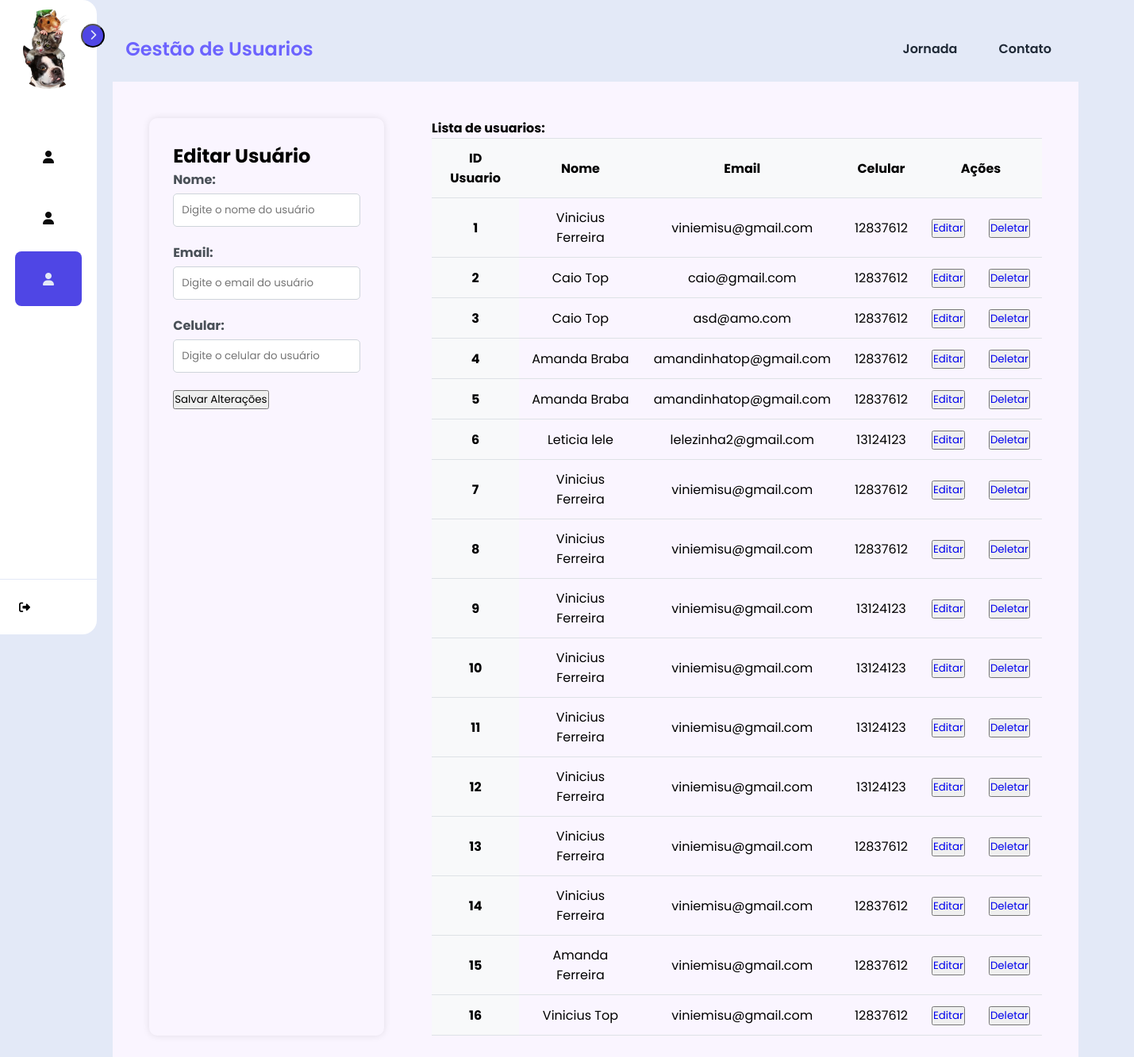
Page /list on the earlier database version.
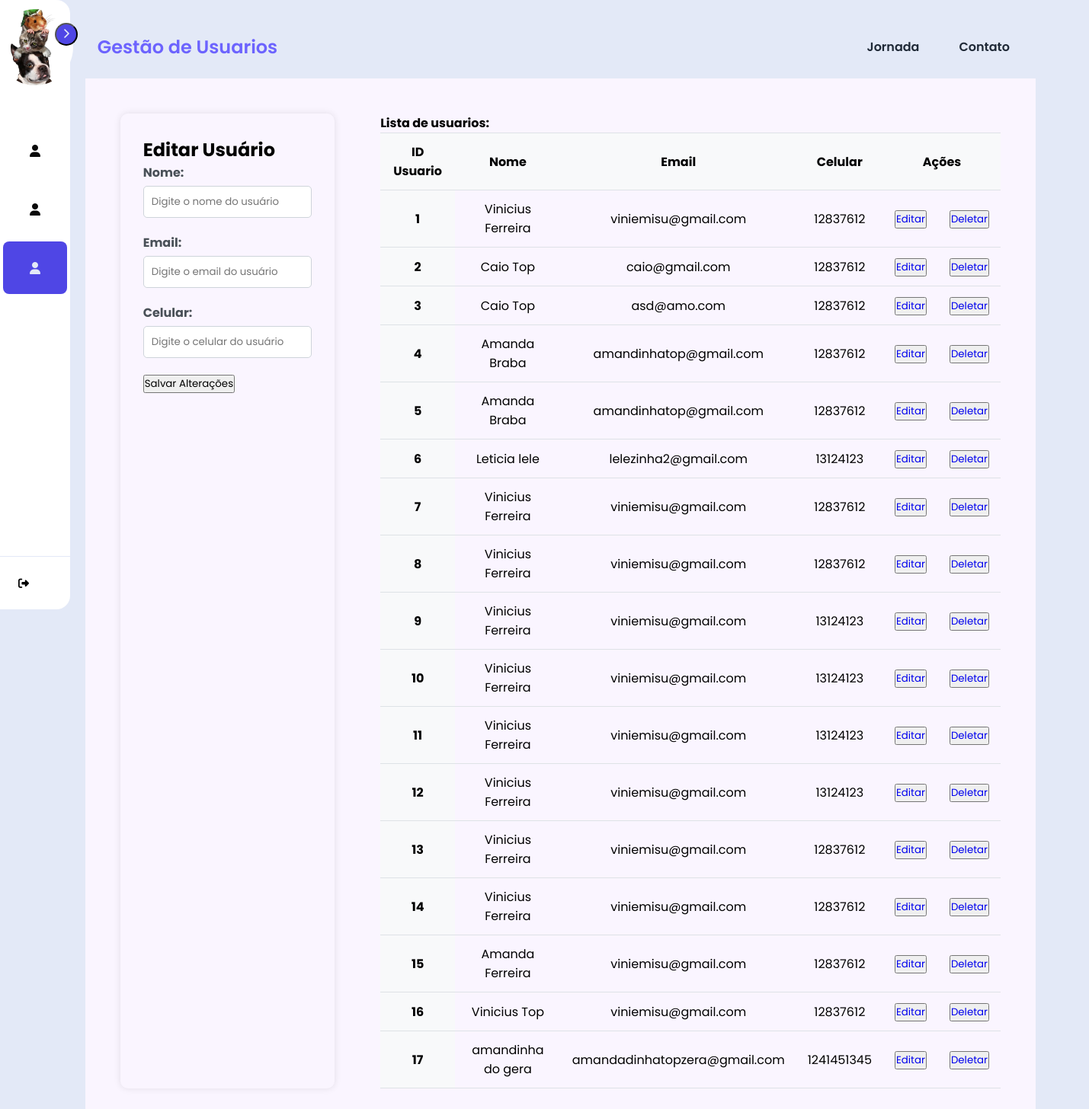
Same page on the later database version.
### database/models/usuario.py (models this page shows)
class User(Model):
    NOME = CharField()
    EMAIL = CharField(unique=True)
    CELULAR = CharField()
    SENHA = CharField()
    class Meta:
        database = db

### routes/landing.py (the view)
@landing_route.route('/list')
def list_page():
    lista_usuarios = User.select()
    return render_template('listpage.html', lista_usuarios=lista_usuarios)

### templates/listpage.html (shortened to what the changed rows need)
<!DOCTYPE html>
<html lang="pt-br">
<head>
    <link rel="stylesheet" href="{{ url_for('static', filename='listpage/css/style.css')}}">
    <link rel="stylesheet" href="https://cdnjs.cloudflare.com/ajax/libs/font-awesome/6.5.1/css/all.min.css"
 i
 />
</head>
<body>
    <main>
        <section class="section">
            <div class="section__container">
                <div class="content">
                    <div class="container">
                        <h2>Editar Usuário</h2>
                    </div>
                    <div class="tabela">
                        <table class="table table-hover">
                            <thead>
                                <tr>
                                    <th scope="col">ID Usuario</th>
                                    <th scope="col">Nome</th>
                                    <th scope="col">Email</th>
                                    <th scope="col">Celular</th>
                                    <th scope="col" colspan="2">Ações</th>
                                </tr>
                            </thead>
                            <tbody>
                                {% for usuario in lista_usuarios %}
                                <tr>
                                    <th scope="row">{{ usuario.id }}</th>
                                    <td>{{ usuario.NOME }}</td>
                                    <td>{{ usuario.EMAIL }}</td>
                                    <td>{{ usuario.CELULAR }}</td>
                                    <td>
                                        <button>
                                            <a href="{{ url_for('landing.edit_user', user_id=usuario.id) }}">Editar</a>
                                        </button>
                                    </td>
                                    <td>
                                        <button>
                                            <a
                                                href="{{ url_for('landing.deletar_user', user_id=usuario.id) }}">Deletar</a>
                                        </button>
                                    </td>
                                </tr>
                                {% endfor %}
                            </tbody>
                        </table>
                    </div>
                </div>
            </div>
        </section>
    </main>
</body>
</html>

Differences in the rows shown:
added User: id "17", NOME "amandinha do gera", EMAIL "amandadinhatopzera@gmail.com", CELULAR "1241451345"
